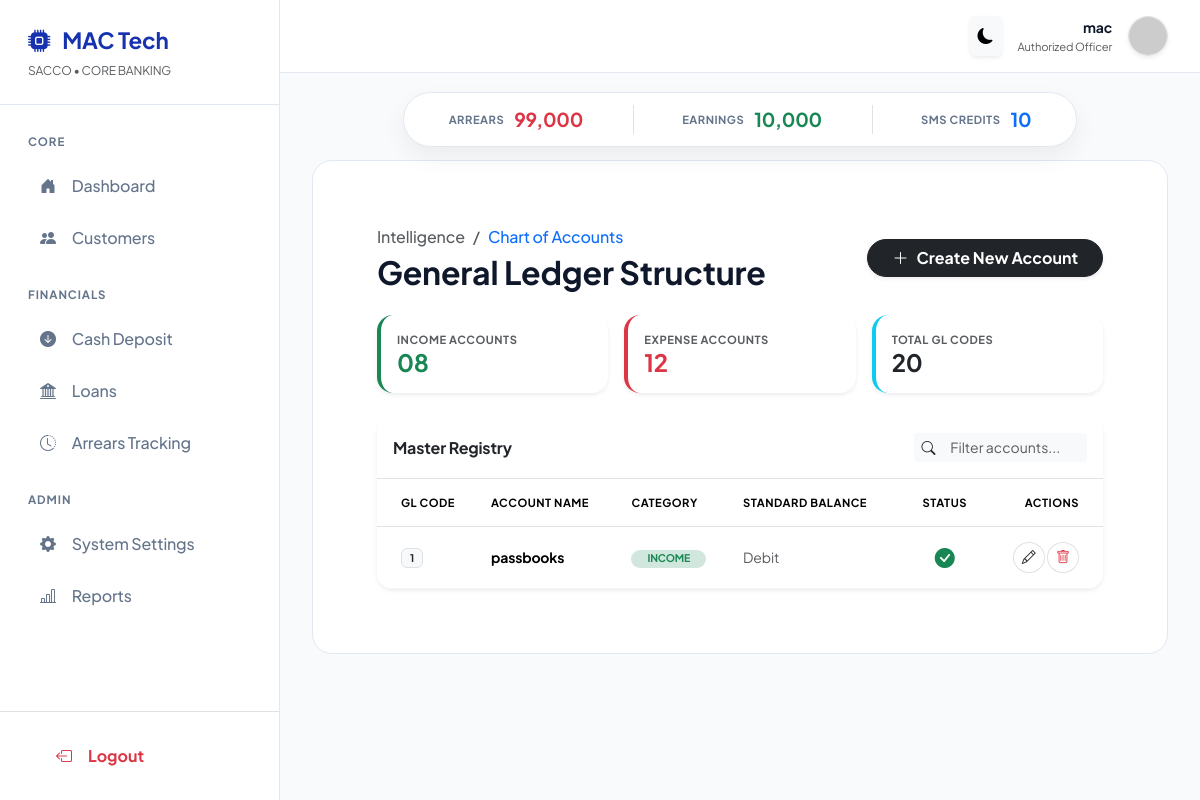
Screenshot of /reports/chart-of-accounts/ (signed in) with the database file from the repository.
### finance/models.py (models this page shows, shortened)
class ChartOfAccount(models.Model):
    ACCOUNT_TYPES = (
        ('asset', 'Asset'),
        ('liability', 'Liability'),
        ('income', 'Income'),
        ('expense', 'Expense'),
        ('equity', 'Equity'),
    )
    code = models.CharField(max_length=20, unique=True)
    name = models.CharField(max_length=100)
    account_type = models.CharField(max_length=20, choices=ACCOUNT_TYPES)
    parent = models.ForeignKey('self', null=True, blank=True, on_delete=models.CASCADE)
    is_active = models.BooleanField(default=True)
    created_at = models.DateTimeField(auto_now_add=True)

### finance/views.py (the view)
# urls.py: path('reports/chart-of-accounts/', views.chart_of_accounts, name='chart_of_accounts'),
def chart_of_accounts(request):
    from .models import ChartOfAccount
    accounts = ChartOfAccount.objects.filter(is_active=True).order_by('code')
    context = {'accounts': accounts}
    return render(request, 'finance/reports/chart_of_accounts.html', context)

### finance/models.py (called while the page is built)
    @property
    def remaining_messages(self):
        return int(self.balance // self.cost_per_sms)

### templates/finance/reports/chart_of_accounts.html (shortened to what this page needs)
{% extends 'base.html' %}
{% block content %}
<div class="container-fluid px-4 py-4">
    <div class="d-flex justify-content-between align-items-center mb-4">
        <div>
            <nav aria-label="breadcrumb">
                <ol class="breadcrumb mb-1 small fw-medium">
                    <li class="breadcrumb-item"><a href="{% url 'reports_dashboard' %}" class="text-muted text-decoration-none">Intelligence</a></li>
                    <li class="breadcrumb-item active text-primary">Chart of Accounts</li>
                </ol>
            </nav>
            <h2 class="fw-bold text-slate-900 mb-0">General Ledger Structure</h2>
        </div>
        <button class="btn btn-dark rounded-pill px-4 fw-bold shadow-sm" data-bs-toggle="modal" data-bs-target="#addAccountModal">
            <i class="bi bi-plus-lg me-2"></i>Create New Account
        </button>
    </div>
    <div class="row g-3 mb-4">
        <div class="col-md-4">
            <div class="card border-0 shadow-sm rounded-4 p-3 bg-white border-start border-success border-4">
                <small class="text-muted fw-bold extra-small text-uppercase">Income Accounts</small>
                <h4 class="fw-bold mb-0 text-success">{{ income_count|default:"08" }}</h4>
            </div>
        </div>
        <div class="col-md-4">
            <div class="card border-0 shadow-sm rounded-4 p-3 bg-white border-start border-danger border-4">
                <small class="text-muted fw-bold extra-small text-uppercase">Expense Accounts</small>
                <h4 class="fw-bold mb-0 text-danger">{{ expense_count|default:"12" }}</h4>
            </div>
        </div>
        <div class="col-md-4">
            <div class="card border-0 shadow-sm rounded-4 p-3 bg-white border-start border-info border-4">
                <small class="text-muted fw-bold extra-small text-uppercase">Total GL Codes</small>
                <h4 class="fw-bold mb-0 text-dark">{{ total_count|default:"20" }}</h4>
            </div>
        </div>
    </div>
    <div class="card border-0 shadow-sm rounded-4 overflow-hidden">
        <div class="card-header bg-white py-3 border-bottom d-flex justify-content-between align-items-center">
            <h6 class="fw-bold mb-0">Master Registry</h6>
            <div class="input-group input-group-sm w-25">
                <span class="input-group-text bg-light border-0"><i class="bi bi-search"></i></span>
                <input type="text" id="coaSearch" class="form-control bg-light border-0" placeholder="Filter accounts...">
            </div>
        </div>
        <div class="table-responsive">
            <table class="table table-hover align-middle mb-0">
                <thead class="bg-slate-50 text-uppercase fw-bold extra-small text-muted">
                    <tr>
                        <th class="ps-4">GL Code</th>
                        <th>Account Name</th>
                        <th>Category</th>
                        <th>Standard Balance</th>
                        <th class="text-center">Status</th>
                        <th class="text-end pe-4">Actions</th>
                    </tr>
                </thead>
                <tbody class="small" id="coaTableBody">
                    {% for account in accounts %}
                    <tr>
                        <td class="ps-4"><span class="badge bg-light text-dark border fw-bold px-2 py-1">{{ account.code }}</span></td>
                        <td class="fw-bold text-slate-800">{{ account.name }}</td>
                        <td>
                            <span class="badge rounded-pill px-3
                                {% if account.account_type == 'income' %}bg-success-subtle text-success
                                {% elif account.account_type == 'expense' %}bg-danger-subtle text-danger
                                {% else %}bg-info-subtle text-info{% endif %}">
                                {{ account.get_account_type_display|upper }}
                            </span>
                        </td>
                        <td class="text-muted italic">{{ account.normal_balance|default:"Debit" }}</td>
                        <td class="text-center">
                            {% if account.is_active %}
                                <i class="bi bi-check-circle-fill text-success fs-5"></i>
                            {% else %}
                                <i class="bi bi-x-circle-fill text-muted fs-5"></i>
                            {% endif %}
                        </td>
                        <td class="text-end pe-4">
                            <button class="btn btn-sm btn-outline-light border text-dark rounded-circle"><i class="bi bi-pencil"></i></button>
                            <button class="btn btn-sm btn-outline-light border text-danger rounded-circle"><i class="bi bi-trash"></i></button>
                        </td>
                    </tr>
                    {% endfor %}
                </tbody>
            </table>
        </div>
    </div>
</div>
{% endblock %}

### templates/base.html (shortened to what this page needs)
{% load static %}
{% load humanize %}
<!DOCTYPE html>
<html lang="en" data-theme="light">
<head>
    <link href="https://cdn.jsdelivr.net/npm/bootstrap@5.3.3/dist/css/bootstrap.min.css" rel="stylesheet">
    <link rel="stylesheet" href="https://cdn.jsdelivr.net/npm/bootstrap-icons@1.11.3/font/bootstrap-icons.min.css">
</head>
<body>
    <aside id="sidebar">
        <div class="sidebar-header">
            <div class="logo">
                <i class="bi bi-cpu-fill"></i>
                <span>MAC Tech</span>
            </div>
            <small class="text-muted d-block mt-1" style="font-size: 0.75rem;">SACCO • CORE BANKING</small>
        </div>
        <div class="flex-grow-1 overflow-auto py-2">
            <div class="nav-section">Core</div>
            <a href="{% url 'dashboard' %}" class="nav-link {% if request.resolver_match.url_name == 'dashboard' %}active{% endif %}">
                <i class="bi bi-house-door-fill"></i> Dashboard
            </a>
            <a href="{% url 'customer_list' %}" class="nav-link {% if 'member' in request.path or 'customer' in request.path %}active{% endif %}">
                <i class="bi bi-people-fill"></i> Customers
            </a>
            <div class="nav-section">Financials</div>
            <a href="#" class="nav-link">
                <i class="bi bi-arrow-down-circle-fill"></i> Cash Deposit
            </a>
            <a href="{% url 'loan_list' %}" class="nav-link {% if 'loan' in request.path %}active{% endif %}">
                <i class="bi bi-bank2"></i> Loans
            </a>
            <a href="{% url 'arrears_report' %}" class="nav-link">
                <i class="bi bi-clock-history"></i> Arrears Tracking
            </a>
            <div class="nav-section">Admin</div>
            <a href="{% url 'admin:index' %}" class="nav-link">
                <i class="bi bi-gear-fill"></i> System Settings
            </a>
            <a href="{% url 'reports_dashboard' %}" class="nav-link">
                <i class="bi bi-bar-chart-line"></i> Reports
            </a>
        </div>
        <div class="mt-auto p-3 border-top">
            <form method="post" action="{% url 'account_logout' %}">
                <button type="submit" class="nav-link text-danger border-0 bg-transparent w-100 fw-bold">
                    <i class="bi bi-box-arrow-left"></i> Logout
                </button>
            </form>
        </div>
    </aside>
    <div id="main">
        <nav class="top-navbar d-flex justify-content-between align-items-center">
            <div class="ms-auto d-flex align-items-center gap-3">
                <button id="theme-toggle" class="btn btn-light border-0 shadow-sm p-2">
                    <i class="bi bi-moon-fill"></i>
                </button>
                <div class="text-end d-none d-md-block">
                    <div class="fw-bold small">{{ request.user.username }}</div>
                    <div class="text-muted" style="font-size: 0.7rem;">Authorized Officer</div>
                </div>
                <img src="https://ui-avatars.com/api/?name={{ request.user.username }}&background=1632af&color=fff" width="40" class="rounded-circle shadow-sm border">
            </div>
        </nav>
        <div class="stat-command-bar">
            <div class="glass-stats">
                <div class="stat-item">
                    <div class="stat-label">Arrears</div>
                    <div class="stat-val text-danger">{{ total_arrears|default:"0"|intcomma }}</div>
                </div>
                <div class="stat-item border-start ps-5">
                    <div class="stat-label">Earnings</div>
                    <div class="stat-val text-success">{{ total_profit|default:"0"|intcomma }}</div>
                </div>
                <div class="stat-item border-start ps-5">
                    <div class="stat-label">SMS Credits</div>
                    <div class="stat-val text-primary">{{ sms_credits|default:"1,240" }}</div>
                </div>
            </div>
        </div>
        <main class="app-content">
            <div class="content-card">
                {% block content %}{% endblock %}
            </div>
        </main>
    </div>
</body>
</html>

### templates/base.html (style rules this page uses)
:root { --brand-cobalt: #1632af; --sidebar-bg: #ffffff; --bg: #f8fafc; --border-color: #e2e8f0; --text-primary: #0f172a; --text-secondary: #64748b; --card-bg: #ffffff; --hover-bg: #f1f5f9; }
body { font-family: 'Plus Jakarta Sans', sans-serif; background: var(--bg); color: var(--text-primary); letter-spacing: -0.011em; }
#sidebar { width: 280px; height: 100vh; position: fixed; background: var(--sidebar-bg); border-right: 1px solid var(--border-color); z-index: 1050; display: flex; flex-direction: column; }
.sidebar-header { padding: 1.5rem 1.75rem; border-bottom: 1px solid var(--border-color); }
.logo { display: flex; align-items: center; gap: 12px; font-weight: 700; font-size: 1.4rem; color: var(--brand-cobalt); }
.nav-link { color: var(--text-secondary); padding: 12px 1.75rem; margin: 4px 12px; border-radius: 12px; font-weight: 500; display: flex; align-items: center; gap: 16px; transition: 0.2s; }
.nav-section { padding: 1.25rem 1.75rem 0.5rem; font-size: 0.72rem; font-weight: 700; text-transform: uppercase; letter-spacing: 0.08em; color: var(--text-secondary); }
#main { margin-left: 280px; min-height: 100vh; }
.top-navbar { background: var(--sidebar-bg); border-bottom: 1px solid var(--border-color); padding: 1rem 2rem; position: sticky; top: 0; z-index: 1000; }
.stat-command-bar { position: sticky; top: 76px; z-index: 999; display: flex; justify-content: center; padding: 1rem 0; }
.glass-stats { background: var(--card-bg); border: 1px solid var(--border-color); border-radius: 9999px; padding: 12px 45px; display: flex; gap: 50px; box-shadow: 0 10px 25px rgba(0, 0, 0, 0.06); }
.stat-item { display: flex; align-items: center; gap: 10px; }
.stat-label { font-size: 0.7rem; font-weight: 700; color: var(--text-secondary); text-transform: uppercase; letter-spacing: 0.5px; }
.stat-val { font-size: 1.2rem; font-weight: 700; }
.content-card { background: var(--card-bg); border: 1px solid var(--border-color); border-radius: 20px; padding: 2.5rem; margin: 0 2rem 2rem 2rem; }

### templates/finance/reports/chart_of_accounts.html (style rules this page uses)
.bg-slate-50 { background-color: #f8fafc; }
.extra-small { font-size: 0.7rem; letter-spacing: 0.5px; }
.table thead th { padding-top: 15px; padding-bottom: 15px; border-bottom-width: 1px; }
.table tbody td { padding-top: 15px; padding-bottom: 15px; border-bottom: 1px solid #f1f5f9; }

### rows the page displays
ChartOfAccount: code "1", name "passbooks", account_type "INCOME", normal_balance "Debit", is_active True (drawn)

### other values shown
{{ request.user.username }} "mac"
{{ total_arrears|default:"0"|intcomma }} "99,000"
{{ total_profit|default:"0"|intcomma }} "10,000"
{{ sms_credits|default:"1,240" }} "10"
{{ income_count|default:"08" }} "08"
{{ expense_count|default:"12" }} "12"
{{ total_count|default:"20" }} "20"
